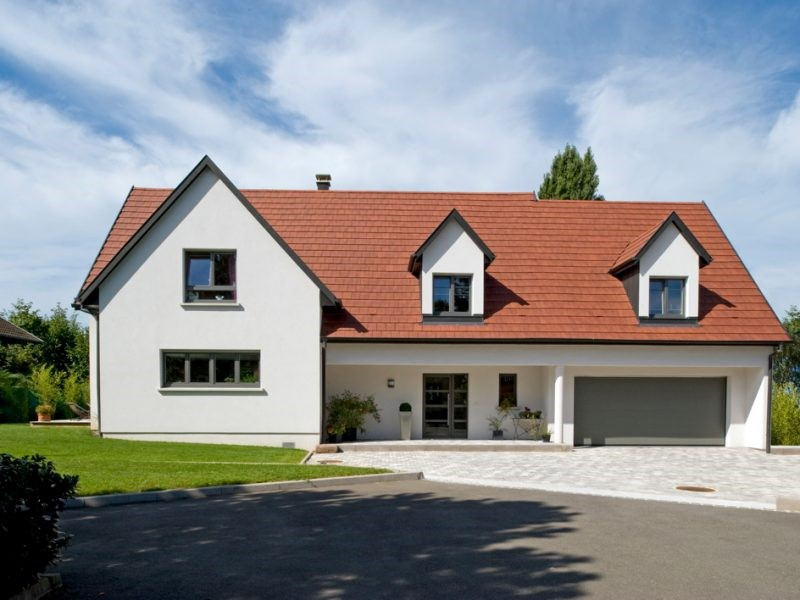
#> input picture Projet Photo/maison.jpg, 800 x 600 px; its folder holds only this picture in this run
$ python nsi_projet_photo.py
#> lines starting #> are read from the running program, lines starting #| are printed output that depends on the picture
from PIL import Image
import itertools as tool
import math as m
import os

os.system('cls')
percentage_save = 0
filter_list = ["Rouge", "Vert", "Bleu", "Gris", "Noir & Blanc", "Miroir", "Pixelisation", "Luminosité", "Color", "Color255"]
file = str(input("Quel fichier utiliser (photo.jpg si vide) ?\n"))
#> the answer given: maison.jpg
os.system('cls')
save_name = str(input("Quel nom donner au nouveau fichier (pas de sauvegarde si vide) ?\n"))
#> the answer given: out.png
os.system('cls')

if file == "":
    im = Image.open("./photo.jpg")
else:
    im = Image.open(f"./{file}")
#> im is the input picture: PIL image 800x600 RGB; mean R, G, B 142.4, 143.5, 144.5

# [5 lines left out: function color_change, not called in this run]

def gray_change():
    for x, y in tool.product(range(im.width), range(im.height)):
        gray_rgb_value = round((im.getpixel((x, y))[0] + im.getpixel((x, y))[1] + im.getpixel((x, y))[2])/3)
        im.putpixel((x,y), (gray_rgb_value, gray_rgb_value, gray_rgb_value))

# [17 lines left out: functions white_and_black, mirror, pixel_n, not called in this run]

def luminosity_change(lum_change):
    for x, y in tool.product(range(im.width), range(im.height)):
        im.putpixel((x,y),(im.getpixel((x,y))[0]+lum_change, im.getpixel((x,y))[1]+lum_change,im.getpixel((x,y))[2]+lum_change))

# [10 lines left out: function color_k, not called in this run]

def color_255():
    for x, y in tool.product(range(im.width),range(im.height)):
        im.putpixel((x,y),(m.floor(im.getpixel((x,y))[0]/31.875)*32,m.floor(im.getpixel((x,y))[1]/31.875)*32,m.floor(im.getpixel((x,y))[2]/31.875)*32))

# [5 lines left out: function special_change, not called in this run]

print("Voici les filtres disponibles :")
for number_filter, filter in enumerate(filter_list):
    print(f'{number_filter} - {filter}')
filter_color = int(input("Quel filtre choisissez-vous ?\n"))
#> the answer given: 3

if filter_color in [0, 1, 2]:
    color_change()
elif filter_color == 3:
    gray_change()
#> the loop in gray_change, `for x, y in tool.product(range(im.width), range(im.height)):` made 480000 passes
#> gray_rgb_value on passes 1 to 3: 198, 200, 202
#> after the loop in gray_change, `for x, y in tool.product(range(im.width), range(im.height)):`:
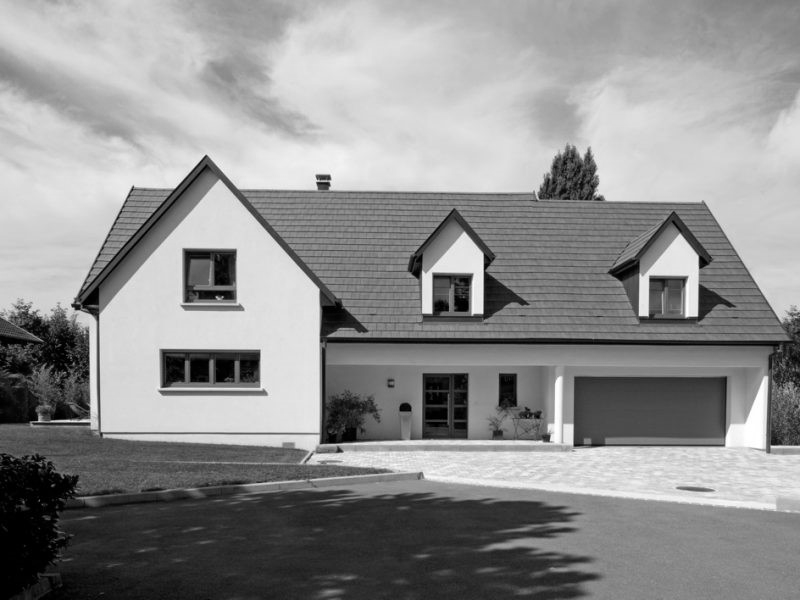
#> im: PIL image 800x600 RGB; min 0, max 255, mean 143.5
elif filter_color == 4:
    white_and_black()
elif filter_color == 5:
    mirror()
elif filter_color == 6:
    pixel_n(int(input("A quel niveau voulez-vous pixeliser votre image (1-infini) ?\n")))
elif filter_color == 7:
    luminosity_change(int(input("A quel niveau augmenter(+)/baisser(-) la luminosité de votre image (1-infini) ?\n")))
elif filter_color == 8:
    color_k()
elif filter_color == 9:
    color_255()
elif filter_color in [10, 20, 30]:
    special_change(int(fliter_color/10))
else:
    print('invalid filter')
    exit()

os.system('clear')
print(f"Filtre {filter_list[filter_color]} appliqué")

if save_name != "":
    im.save(f"./{save_name}")
else:
    im.show()
